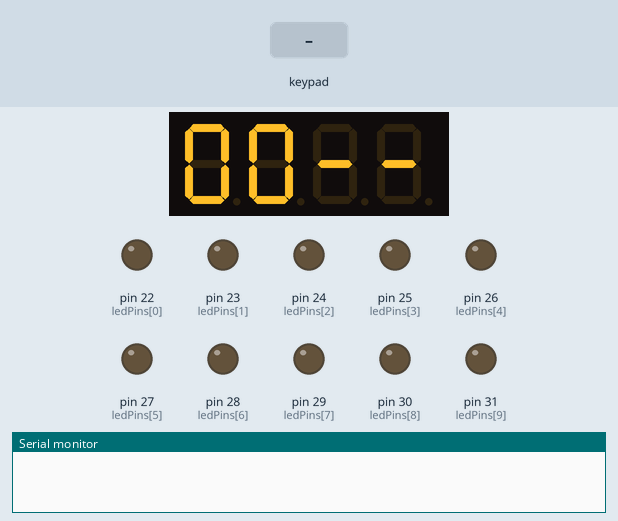
Bench run of a sketch on a simulated Arduino Mega 2560, built with avr-gcc and run on an emulated ATmega2560. Shown: 4-digit seven-segment display, output pins drawn as LEDs (lit = HIGH), the last lines printed to the serial monitor. The test bench sets the inputs (shaded band).

Above: at 6.5 s.
6.6 s: keypad keys 1 2 1 1 1 0 9 # pressed 0.4 s apart
At 10.0 s:
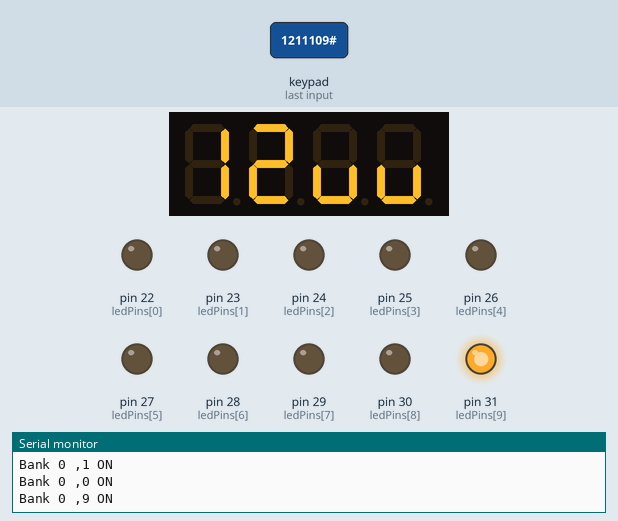
11.3 s: keypad keys 8 7 6 # pressed 0.4 s apart
At 13.6 s:
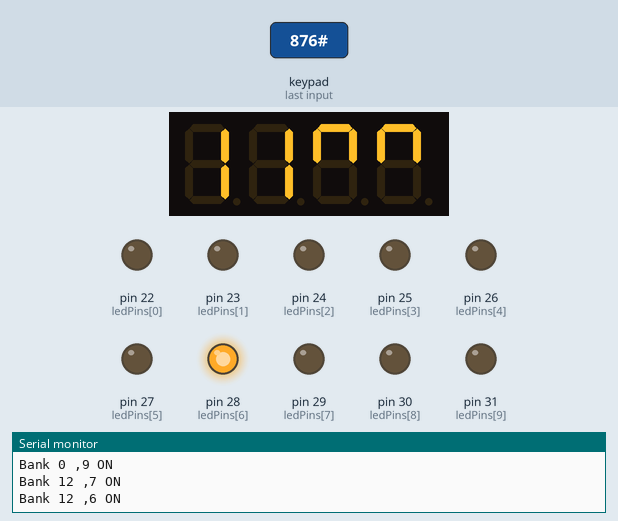
14.4 s: key '3' pressed
At 15.1 s:
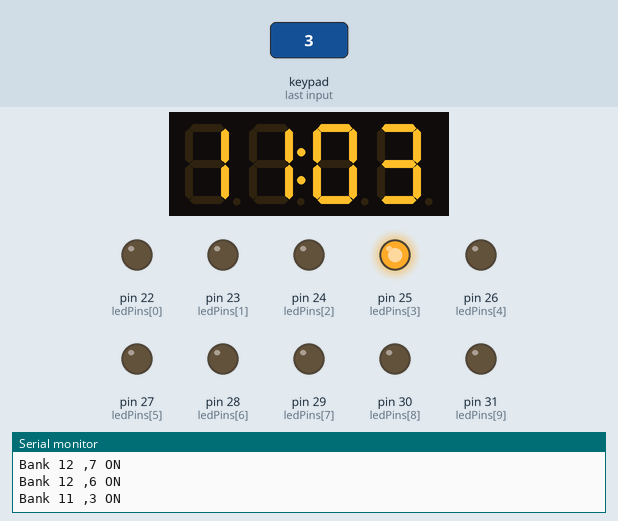
15.9 s: key '4' pressed
At 16.5 s:
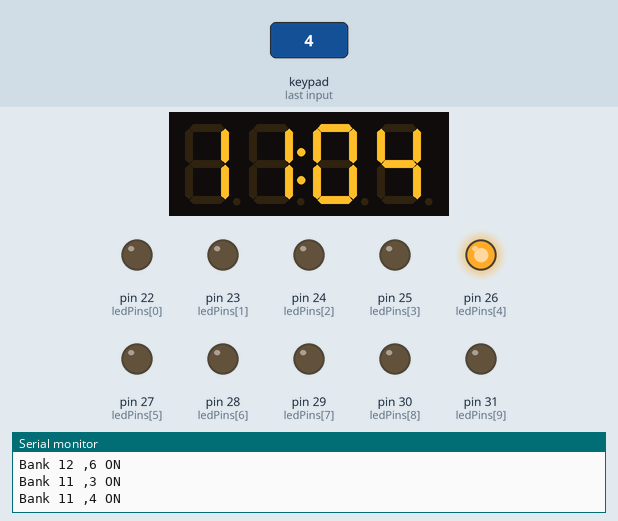
17.4 s: key '5' pressed
At 18.6 s:
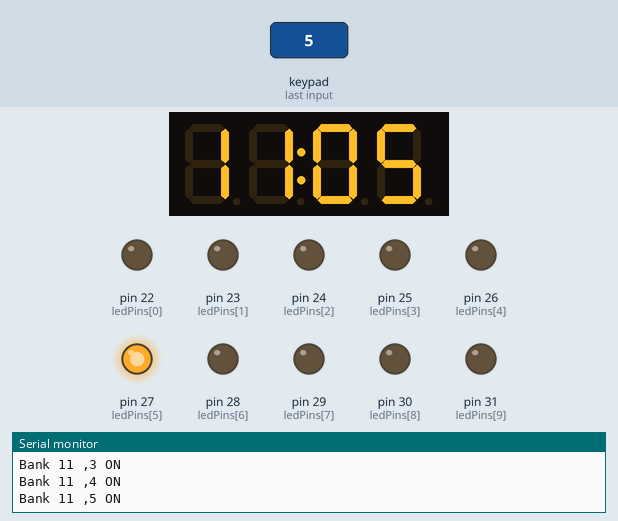
18.9 s: keypad keys 8 7 6 pressed 0.4 s apart
At 20.2 s:
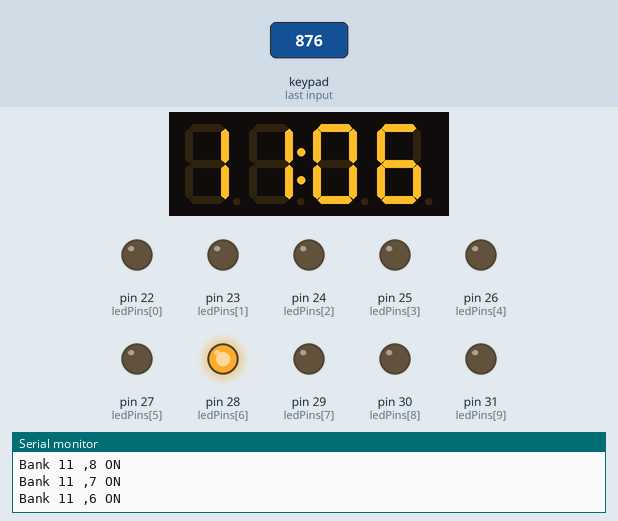
Timing chart, 0 to 21.9 s (numbered marks = the images above; inputs shaded):
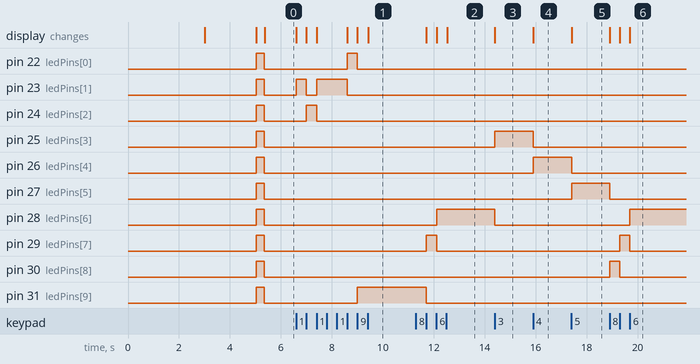

The sketch:

MIDI_Footswitch.ino
```cpp
#include <Arduino.h>
#include <TM1637Display.h>
#include <Keypad.h>
#include <MIDI.h>


#define MIDI_CHANNEL 0
#define DISP_CLK 2
#define DISP_DIO 3

const byte ROWS = 4;
const byte COLS = 3;

char hexaKeys[ROWS][COLS] = {
{'1', '2', '3'},
{'4', '5', '6'},
{'7', '8', '9'},
{'*', '0', '#'}
};

byte rowPins[ROWS] = {12,11, 10, 9};
byte colPins[COLS] = {8, 7, 6};

uint8_t ledPins[] = {22, 23, 24, 25, 26, 27, 28, 29, 30, 31};

uint8_t pChangeChan = 0xC0; // PC channel 0-F 0-16 1-16
uint8_t contChange = 0xB0; // CC Midi command
uint8_t contNum = 11; // CC# for expression on/off
uint8_t contOn = 127; // CC# value for FX on (64-127 on)
uint8_t contOff = 0; // CC# value for FX off (0-63 off)
uint8_t curbank = 0;
uint8_t sentpreset = 30; //initial value
uint8_t sentbank = 0;

Keypad customKeypad = Keypad(makeKeymap(hexaKeys), rowPins, colPins, ROWS, COLS);
TM1637Display display = TM1637Display(DISP_CLK, DISP_DIO);

const uint8_t DASH[] = {
    SEG_G,         // -
    SEG_G          // -
  };
const uint8_t UP[] = {
    SEG_C | SEG_D | SEG_E,         // -
    SEG_C | SEG_D | SEG_E        // -
  };
const uint8_t DOWN[] = {
    SEG_A | SEG_B | SEG_F,         // -
    SEG_A | SEG_B | SEG_F          // -
  };
const uint8_t SEG_INIT[] = {
    SEG_B | SEG_C,                                   // I
    SEG_C | SEG_E | SEG_G,                           // n
    SEG_B | SEG_C,                                   // I
    SEG_D | SEG_E | SEG_F | SEG_G            // t
  };

void effectOn(uint8_t pos){
  //Serial.println("START ON");
  Serial.write(pChangeChan + MIDI_CHANNEL);
  Serial.write(pos);
  //Serial.write(contChange);
  //Serial.write(contNum);
  //Serial.write(contOn);
  //Serial.println("END ON\n\n\n");
  delay(10);
}
void effectOff(uint8_t pos){
  Serial.write(pChangeChan + MIDI_CHANNEL);
  Serial.write(pos);
  Serial.write(contChange);
  Serial.write(contNum);
  Serial.write(contOff);
  delay(10);
}
void ledOn(uint8_t led_pin){
  digitalWrite(ledPins[led_pin],HIGH);
}
void ledOff(uint8_t led_pin){
  digitalWrite(ledPins[led_pin],LOW);
}
void ledsOn(){
  for(uint i = 0; i<10; i++){
    digitalWrite(ledPins[i],HIGH);
  }
}
void ledsOff(){
  for(uint i = 0; i<10; i++){
    digitalWrite(ledPins[i],LOW);
  }
}

void setup(){
  Serial.begin(9600);
  while (!Serial) {
    ; // wait for serial port to connect. Needed for native USB
  }
  delay(3000);
  for (int i = 0; i < 10; i++) pinMode(ledPins[i], OUTPUT);
  display.setBrightness(7);
  display.setSegments(SEG_INIT);
  delay(2000);
  display.clear();
  for(uint i = 0; i<10; i++){
    pinMode(ledPins[i],OUTPUT);
    digitalWrite(ledPins[i],LOW);
  }
  for(uint i=0; i<3; i++){
    ledsOn();
    delay(100);
    ledsOff();
  }

}

void loop(){
  if(sentpreset == 30){ //initial condition
    display.showNumberDec(curbank, true, 2, 0);  // Expect: 04__
    display.setSegments(DASH,2,2);
  } else{
    if(sentbank < curbank){
      display.showNumberDec(curbank, true, 2, 0);  // Expect: 04^^
      display.setSegments(UP,2,2);
    }else if(sentbank > curbank){
      display.showNumberDec(curbank, true, 2, 0);  // Expect: 04vv
      display.setSegments(DOWN,2,2);
    }else{
      display.showNumberDecEx(((curbank*100) + sentpreset),0x40,true);
    }
  }
	char customKey = customKeypad.waitForKey();
  //for (int i = 0; i < 10; i++) digitalWrite(ledPins[i], LOW);
	switch(customKey){
		case '0':{
			Serial.print("Bank ");
			Serial.print(curbank);
			Serial.print(" ,0 ON\n");
			//effectOn((curbank*10));
      ledsOff();
      ledOn(0);
      sentbank = curbank;
      sentpreset = 0;
		  break;
		}

		case '1':{
		  Serial.print("Bank ");
      Serial.print(curbank);
      Serial.print(" ,1 ON\n");
      //effectOn((curbank*10));
      ledsOff();
      ledOn(1);
      sentbank = curbank;
      sentpreset = 1;
		  break;
		}
		case '2':{
      Serial.print("Bank ");
      Serial.print(curbank);
      Serial.print(" ,2 ON\n");
      //effectOn((curbank*10));
      ledsOff();
      ledOn(2);
      sentbank = curbank;
      sentpreset = 2;
		  break;
		}
		case '3':{
      Serial.print("Bank ");
      Serial.print(curbank);
      Serial.print(" ,3 ON\n");
      //effectOn((curbank*10));
      ledsOff();
      ledOn(3);
      sentbank = curbank;
      sentpreset = 3;
			break;
		}
		case '4':{
      Serial.print("Bank ");
      Serial.print(curbank);
      Serial.print(" ,4 ON\n");
      //effectOn((curbank*10));
      ledsOff();
      ledOn(4);
      sentbank = curbank;
      sentpreset = 4;
			break;
		}
		case '5':{
      Serial.print("Bank ");
      Serial.print(curbank);
      Serial.print(" ,5 ON\n");
      //effectOn((curbank*10));
      ledsOff();
      ledOn(5);
      sentbank = curbank;
      sentpreset = 5;
			break;
		}

		case '6':{
      Serial.print("Bank ");
      Serial.print(curbank);
      Serial.print(" ,6 ON\n");
      //effectOn((curbank*10));
      ledsOff();
      ledOn(6);
      sentbank = curbank;
      sentpreset = 6;
			break;
		}
		case '7':{
      Serial.print("Bank ");
      Serial.print(curbank);
      Serial.print(" ,7 ON\n");
      //effectOn((curbank*10));
      ledsOff();
      ledOn(7);
      sentbank = curbank;
      sentpreset = 7;
			break;
		}
		case '8':{
			if(!(curbank==12)){
			  Serial.print("Bank ");
        Serial.print(curbank);
        Serial.print(" ,8 ON\n");
        ledsOff();
        ledOn(8);
        //effectOn((curbank*10));
        sentbank = curbank;
        sentpreset = 8;
			}
			break;
		}
		case '9':{
			if(!(curbank==12)){
  			Serial.print("Bank ");
        Serial.print(curbank);
        Serial.print(" ,9 ON\n");
        ledsOff();
        ledOn(9);
        //effectOn((curbank*10));
        sentbank = curbank;
        sentpreset = 9;
			}
			break;
		}
		case '*':{
			//Serial.println("bank up");
			if(curbank<12){
				curbank++;
			}else{
        curbank = 0;
			}
			break;
		}
		case '#':{
			//Serial.println("bank down");
			if(curbank>0){
				curbank--;
			}else{
        curbank = 12;
			}
			break;
		}
		default:{
		//Serial.println("error");
		//delay(1000);
		}
	}

}
```

Measured:
- after the input at 6.6 s, pin 22 (ledPins[0]): LOW → HIGH after 2.0 s, → LOW 0.39 s later; pin 23 (ledPins[1]): LOW → HIGH at once, → LOW 0.39 s later, → HIGH 0.40 s later, → LOW 1.2 s later
- after the input at 11.3 s, pin 28 (ledPins[6]): LOW → HIGH after 0.81 s; pin 29 (ledPins[7]): LOW → HIGH after 0.41 s, → LOW 0.40 s later; pin 31 (ledPins[9]): HIGH → LOW after 0.41 s; the display: first changes after 0.41 s (image 2 shows a later state)
- after the input at 14.4 s, pin 25 (ledPins[3]): LOW → HIGH at once; pin 28 (ledPins[6]): HIGH → LOW at once; the display: changes at once (image 3)
- after the input at 15.9 s, pin 25 (ledPins[3]): HIGH → LOW at once; pin 26 (ledPins[4]): LOW → HIGH at once; the display: changes at once (image 4)
- after the input at 17.4 s, pin 26 (ledPins[4]): HIGH → LOW at once; pin 27 (ledPins[5]): LOW → HIGH at once; the display: changes at once (image 5)
- after the input at 18.9 s, pin 27 (ledPins[5]): HIGH → LOW at once; pin 28 (ledPins[6]): LOW → HIGH after 0.80 s; pin 29 (ledPins[7]): LOW → HIGH after 0.41 s, → LOW 0.39 s later; pin 30 (ledPins[8]): LOW → HIGH at once, → LOW 0.40 s later; the display: first changes at once (image 6 shows a later state)
